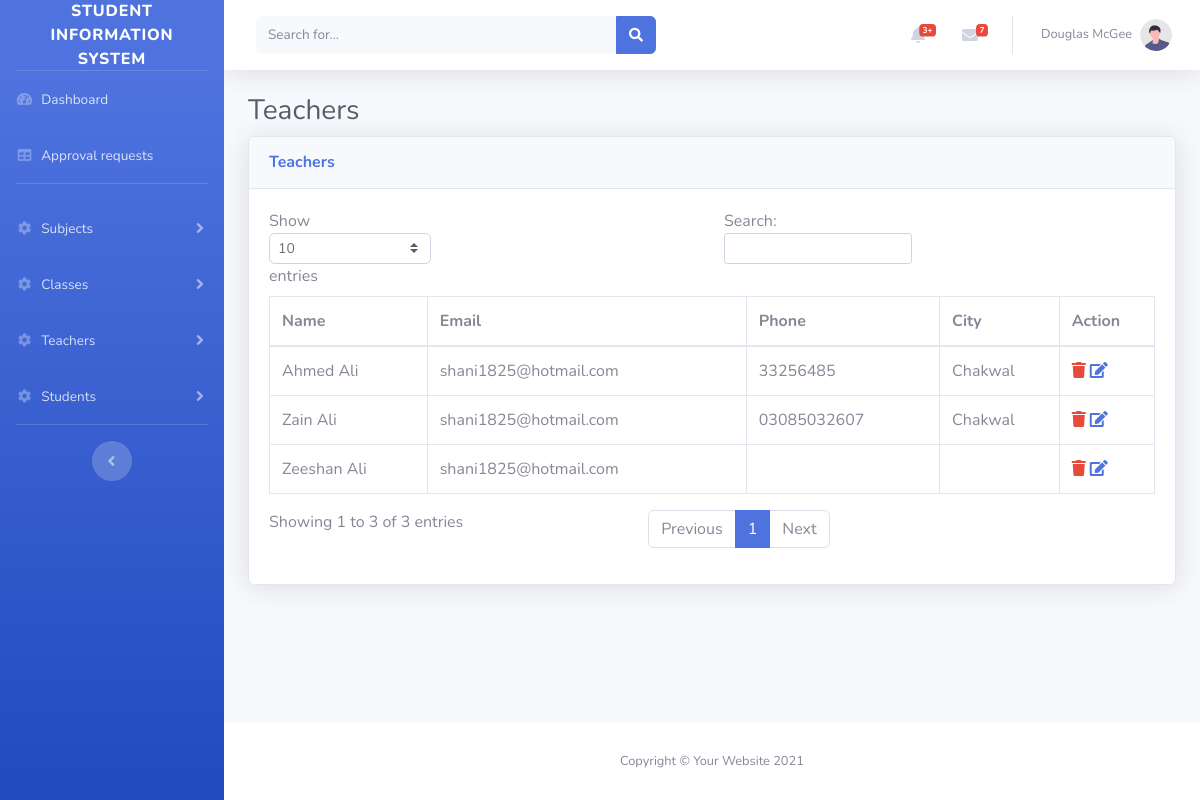
/index.php/admin/teachers, run on the app's committed database.
### tables this page shows
CREATE TABLE `users` (
  `id` int(11) NOT NULL,
  `first_name` text NOT NULL,
  `last_name` text NOT NULL,
  `address` text NOT NULL,
  `status` tinyint(4) NOT NULL COMMENT '0 = not approved, 1 = approved',
  `role` tinyint(4) NOT NULL COMMENT '0 = admin, 1= teacher, 2= student, 3= parent',
  `email` text NOT NULL,
  `password` text NOT NULL,
  `created_at` timestamp NOT NULL DEFAULT current_timestamp(),
  `city` text NOT NULL,
  `phone` text NOT NULL,
  `salary` text NOT NULL,
  `cnic` text NOT NULL,
  `fee` text NOT NULL
);

### application/controllers/Admin.php (called while the page is built, shortened)
<?php
class Admin extends CI_Controller{
    function __construct(){
        $this->load->helper('common_helper');
        $this->load->model('admin_model');
    }
    public function teachers(){
        $teachers = $this->admin_model->get_users(['role' => TEACHER]);
        $data['teachers'] = ($teachers ? $teachers : '');
        $this->load->view('teachers/teacher-listing', $data);
    }
}

### index.php (called while the page is built, shortened)
<?php
require_once BASEPATH.'core/CodeIgniter.php';

### application/helpers/common_helper.php (called while the page is built, shortened)
<?php
function get_user_details(){
    $ci = &get_instance();
    $user = $ci->db->get_where('users',['id' => $ci->session->userdata('user_id')]);
    return $user->num_rows() > 0 ? $user->row() : '';
}

### application/models/Admin_model.php (called while the page is built, shortened)
<?php
class Admin_model extends CI_Model{
    function get_users($where = false){
        if($where){
            $this->db->where($where);
        }
        $res = $this->db->get('users');
        if($res->num_rows() > 0){
            return $res->result();
        }else{
            return false;
        }
    }
}

### application/views/teachers/teacher-listing.php (the view, shortened to what this page needs)
<?php
    $this->load->view('inc/header');
    $this->load->view('inc/sidebar');
?>
                    <h1 class="h3 mb-2 text-gray-800">Teachers</h1>
                    <div class="card shadow mb-4">
                        <div class="card-header py-3">
                            <h6 class="m-0 font-weight-bold text-primary">Teachers</h6>
                        </div>
                        <div class="card-body">
                            <div class="table-responsive">
                                <table class="table table-bordered" id="dataTable" width="100%" cellspacing="0">
                                    <thead>
                                        <tr>
                                            <th>Name</th>
                                            <th>Email</th>
                                            <th>Phone</th>
                                            <th>City</th>
                                            <th>Action</th>
                                        </tr>
                                    </thead>
                                    <tbody>
                                        <?php if($teachers): foreach($teachers as $k => $v): ?>
                                            <tr>
                                                <td><?= $v->first_name ?> <?= $v->last_name ?></td>
                                                <td><?= $v->email ?></td>
                                                <td><?= $v->phone ?></td>
                                                <td><?= $v->city ?></td>
                                                <td>
                                                    <a class='text-danger' href="<?= base_url("admin/delete_teacher/{$v->id}") ?>"><i class="fa fa-trash"></i></a>
                                                    <a class='text-primary' href="<?= base_url("admin/edit_teacher/{$v->id}") ?>"><i class="fa fa-edit"></i></a>
                                                </td>
                                            </tr>
                                        <?php endforeach; endif; ?>
                                    </tbody>
                                </table>
                            </div>
                        </div>
                    </div>
<?php
    $this->load->view('inc/footer');

### application/views/inc/header.php (shortened to what this page needs)
<!DOCTYPE html>
<html lang="en">
<head>
    <link href="<?= base_url('assets/vendor/fontawesome-free/css/all.min.css')?>" rel="stylesheet" type="text/css">
    <link href="<?= base_url('assets/css/sb-admin-2.css')?>" rel="stylesheet">
</head>
<body id="page-top">

### application/views/inc/sidebar.php (shortened to what this page needs)
    <?php $user = get_user_details(); ?>
    <div id="wrapper">
        <ul class="navbar-nav bg-gradient-primary sidebar sidebar-dark accordion" id="accordionSidebar">
            <a class="sidebar-brand d-flex align-items-center justify-content-center" href="<?= base_url() ?>">
                <div class="sidebar-brand-text mx-3">Student Information System</div>
            </a>
            <hr class="sidebar-divider my-0">
            <li class="nav-item">
                <a class="nav-link" href="<?= base_url('admin/home') ?>">
                    <i class="fas fa-fw fa-tachometer-alt"></i>
                    <span>Dashboard</span></a>
            </li>
            <?php if($user->role == ADMIN): ?>
            <li class="nav-item">
                <a class="nav-link" href="<?= base_url('admin/approval_requests') ?>">
                    <i class="fas fa-fw fa-table"></i>
                    <span>Approval requests</span></a>
            </li>
            <hr class="sidebar-divider">
            <li class="nav-item">
                <a class="nav-link collapsed" href="#" data-toggle="collapse" data-target="#subjects"
                    aria-expanded="true" aria-controls="subjects">
                    <i class="fas fa-fw fa-cog"></i>
                    <span>Subjects</span>
                </a>
            </li>
            <li class="nav-item">
                <a class="nav-link collapsed" href="#" data-toggle="collapse" data-target="#Classes"
                    aria-expanded="true" aria-controls="Classes">
                    <i class="fas fa-fw fa-cog"></i>
                    <span>Classes</span>
                </a>
            </li>
            <li class="nav-item">
                <a class="nav-link collapsed" href="#" data-toggle="collapse" data-target="#Teachers"
                    aria-expanded="true" aria-controls="Teachers">
                    <i class="fas fa-fw fa-cog"></i>
                    <span>Teachers</span>
                </a>
            </li>
            <li class="nav-item">
                <a class="nav-link collapsed" href="#" data-toggle="collapse" data-target="#Students"
                    aria-expanded="true" aria-controls="Students">
                    <i class="fas fa-fw fa-cog"></i>
                    <span>Students</span>
                </a>
            </li>
            <?php endif; ?>
            <hr class="sidebar-divider d-none d-md-block">
            <div class="text-center d-none d-md-inline">
                <button class="rounded-circle border-0" id="sidebarToggle"></button>
            </div>
        </ul>
        <div id="content-wrapper" class="d-flex flex-column">
            <div id="content">
 <nav class="navbar navbar-expand navbar-light bg-white topbar mb-4 static-top shadow">
<form
    class="d-none d-sm-inline-block form-inline mr-auto ml-md-3 my-2 my-md-0 mw-100 navbar-search">
    <div class="input-group">
        <input type="text" class="form-control bg-light border-0 small" placeholder="Search for..."
            aria-label="Search" aria-describedby="basic-addon2">
        <div class="input-group-append">
            <button class="btn btn-primary" type="button">
                <i class="fas fa-search fa-sm"></i>
            </button>
        </div>
    </div>
</form>
<ul class="navbar-nav ml-auto">
    <li class="nav-item dropdown no-arrow mx-1">
        <a class="nav-link dropdown-toggle" href="#" id="alertsDropdown" role="button"
            data-toggle="dropdown" aria-haspopup="true" aria-expanded="false">
            <i class="fas fa-bell fa-fw"></i>
            <span class="badge badge-danger badge-counter">3+</span>
        </a>
    </li>
    <li class="nav-item dropdown no-arrow mx-1">
        <a class="nav-link dropdown-toggle" href="#" id="messagesDropdown" role="button"
            data-toggle="dropdown" aria-haspopup="true" aria-expanded="false">
            <i class="fas fa-envelope fa-fw"></i>
            <span class="badge badge-danger badge-counter">7</span>
        </a>
    </li>
    <li class="nav-item dropdown no-arrow">
        <a class="nav-link dropdown-toggle" href="#" id="userDropdown" role="button"
            data-toggle="dropdown" aria-haspopup="true" aria-expanded="false">
            <span class="mr-2 d-none d-lg-inline text-gray-600 small">Douglas McGee</span>
            <img class="img-profile rounded-circle"
                src="<?= base_url('assets/img/undraw_profile.svg')?>">
        </a>
    </li>
</ul>
</nav>
<div class="container-fluid">

### application/views/inc/footer.php (shortened to what this page needs)
</div>
            </div>
            <footer class="sticky-footer bg-white">
                <div class="container my-auto">
                    <div class="copyright text-center my-auto">
                        <span>Copyright &copy; Your Website 2021</span>
                    </div>
                </div>
            </footer>
        </div>
    </div>
</body>
</html>

### data on the page
users: first_name "Ahmed", last_name "Ali", email "shani1825@hotmail.com", phone "33256485", city "Chakwal"
users: first_name "Zain", last_name "Ali", email "shani1825@hotmail.com", phone "03085032607", city "Chakwal"
users: first_name "Zeeshan", last_name "Ali", email "shani1825@hotmail.com"
